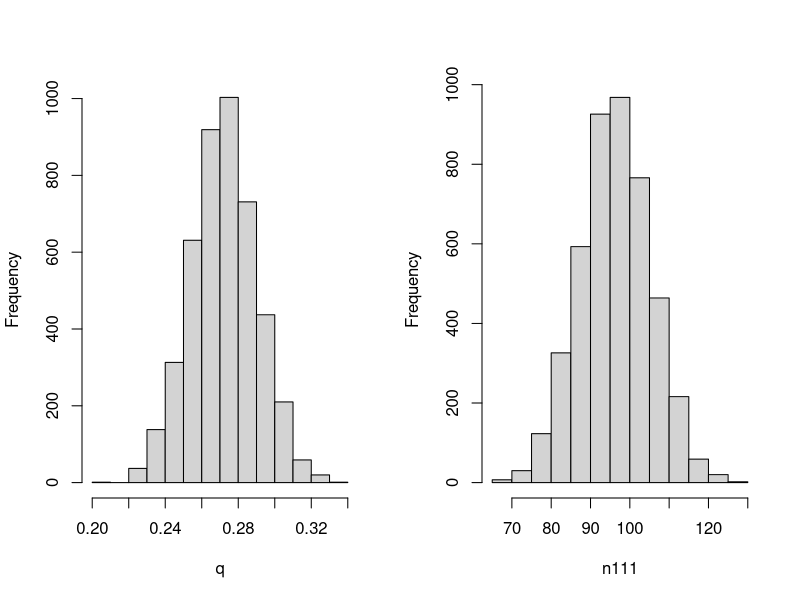
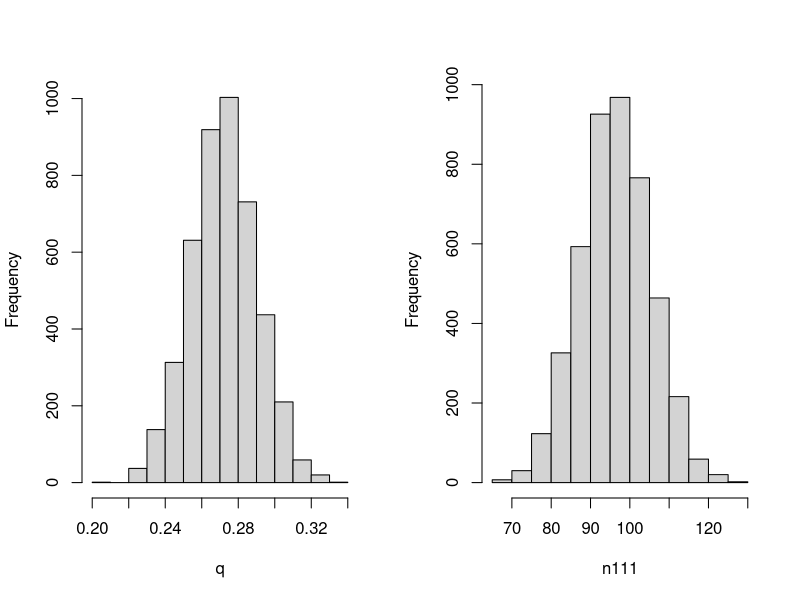

R code for these plots, in order:
#################################################################################
##This script provides a function to draw samples from the joint posterior 
## distribution of the escape probability 'q' and the frequency
## n111 of chain 1->1->1, based on the Providence measles 
## outbreak data. The algorithm is based on Gibbs 
## sampling (see the lecture notes).
##
## INPUT mcmc.size  = the number of MCMC iterations
##       alpha,beta = parameters of the Beta prior distribution
##                    of the escape probability
##
## OUTPUT chainGibbs = the MCMC sample of q and n111 as a list
##                     of two entries, each a vector of length mcmc.size
## 
## Last updated June 8, 2021/ MEH
#################################################################################
chainGibbs = function(mcmc.size,alpha,beta){
# Reserve space
q    = rep(0,mcmc.size)
n111 = rep(0,mcmc.size)

# Initialize the model unknowns
q[1]    = 0.5;                         # just an initial guess
n111[1] = round(275*2*q[1]/(2*q[1]+1)) # the (rounded) expected value of n_111, 
                                       # given q =0.5 

# The observations (cf. the lecture)
n1  = 34   # frequency of chain 1
n11 = 25   # frequency of chain 1->1
N3  = 275  # frequency of chains with outbreak size 3 
           # (the total frequency of chains 1->2 and 1->1->1)

# Draw MCMC samples
for (i in 2:mcmc.size){

   # Draw an iterate of q from its full conditional distribution
   q[i] = rbeta(1,2*n1+2*n11+n111[i-1]+alpha,n11+2*N3+beta)
  
   # Draw an iterate of n111 from its full conditional distribution
   n111[i] = rbinom(1,N3,2*q[i]/(2*q[i]+1))
   
   }

# The output: the MCMC samples
chainGibbs = list(q=q,n111=n111)

}

## Run the sampler

## mcmc-size = 5000, alpha = 1, beta = 1

test=chainGibbs(5000,1,1)

#pdf(file="/Users/betz/Documents/TexWork/MCMC/betz/Bayesintro/chaingibbs1.pdf", height=4.5, width=8.9)
# Set up to have 2 plots in one figure
par(mfrow=c(1,2),oma=c(0,0,0,0))

# Assume a burn-in of 500 iterations, so just plot those greater than 500. 

hist(test$q[501:5000],main="",xlab="q")
hist(test$n111[501:5000],main="",xlab="n111")

# or
hist(test[[1]][501:5000],main="",xlab="q")
hist(test[[2]][501:5000],main="",xlab="n111")

# Summary of the results 
summary(test$q[501:5000])
summary(test$n111[501:5000])

#dev.off()